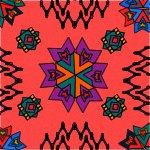
#> input picture Art/Battlefield - Copy.png, 150 x 150 px, found by its file name; its folder holds only this picture in this run
$ python make_collage_with_metadata_3.py
#> lines starting #> are read from the running program, lines starting #| are printed output that depends on the picture
import os
import math
from PIL import Image, PngImagePlugin

# Path to your images
folder = r"C:\Users\OBINexus\OneDrive\Pictures\Art"
output_file = os.path.join(folder, "collage.png")

# Metadata description for DeepSeek compatibility
description = "OBINexus artwork - autogenerated metadata for DeepSeek compatibility"

# File extensions to include
extensions = [".png", ".jpg", ".jpeg"]

# Collect all image paths
image_files = [os.path.join(folder, f) for f in os.listdir(folder)
               if os.path.splitext(f.lower())[1] in extensions]

if not image_files:
    raise ValueError("No images found in the folder.")

# Open all images and ensure metadata is applied
images = []
for file in image_files:
    ext = os.path.splitext(file.lower())[1]
    try:
        img = Image.open(file)
#> img is the input picture: PIL image 150x150 RGBA; mean R, G, B, A 170.6, 19.5, 23.5, 216.8

        if ext == ".png":
            # PNG metadata
            meta = PngImagePlugin.PngInfo()
            meta.add_text("Description", description)
            img.save(file, pnginfo=meta)
        else:
            # JPEG metadata (EXIF)
            exif = img.getexif()
            exif[270] = description  # 270 = ImageDescription tag
            img.save(file, exif=exif)

        images.append(img.convert("RGB"))
        print(f"Metadata added to: {file}")
    except Exception as e:
        print(f"Failed on {file}: {e}")

# Resize all images to the same size (smallest image size to keep it safe)
min_width = min(img.width for img in images)
#> min_width = 150
min_height = min(img.height for img in images)
#> min_height = 150
images = [img.resize((min_width, min_height)) for img in images]
#> images = 1 item

# Collage grid size (square-ish)
cols = math.ceil(math.sqrt(len(images)))
#> cols = 1
rows = math.ceil(len(images) / cols)
#> rows = 1

# Create blank canvas
collage = Image.new("RGB", (cols * min_width, rows * min_height), color=(255, 255, 255))
#> collage: PIL image 150x150 RGB; every value is 255

# Paste images into grid
for idx, img in enumerate(images):
    x = (idx % cols) * min_width
    y = (idx // cols) * min_height
    collage.paste(img, (x, y))
#> this loop made 1 pass
#> (x, y) on pass 1: (0, 0)
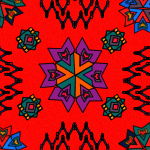
#> collage: PIL image 150x150 RGB; mean R, G, B 170.6, 19.5, 23.5

# Save collage with metadata
meta = PngImagePlugin.PngInfo()
meta.add_text("Description", description)
collage.save(output_file, pnginfo=meta)
print(f"Collage saved at: {output_file} (with metadata)")
